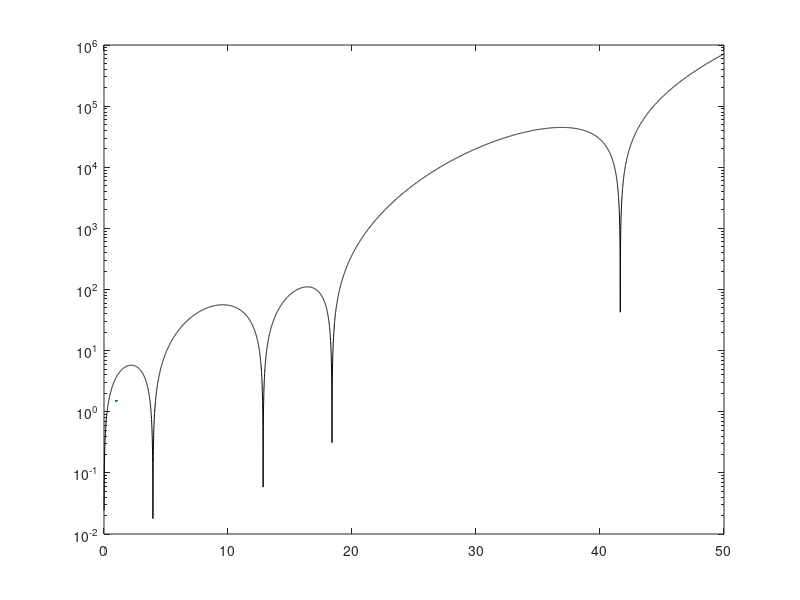

The MATLAB script that drew this image: (Note: this script raises an error after producing the figure.)
clear; close all;

%% Parameters
k = 100;
E = 1;
I = 1;
m = 1;
M = 1;
L = 1;
b = (E*I/m)^0.25;

%% 
w = linspace(0, 50, 8192);
dw = w*0;
for i=1:length(w)
    mu = sqrt(w(i))*L / (3*b);
    ka = k*b^3/(E*I*w(i)^1.5);

    A = [sin(2*mu) sinh(2*mu) -sin(mu) -sinh(mu) 0 0;
         cos(2*mu) cosh(2*mu) cos(mu) cosh(mu) 0 0;
         -sin(2*mu) sinh(2*mu) sin(mu) -sinh(mu) 0 0;
         cos(2*mu)+ka*sin(2*mu) -cosh(2*mu)+ka*sinh(2*mu) cos(mu) -cosh(mu) -ka 0;
         -sin(2*mu) -sinh(2*mu) 0 0 2-w(i)^2*M/k -1;
         0 0 0 0 -1 1-w(i)^2*M/k];
    
    dw(i) = det(A);
end

%% Plotting
figure
    semilogy(w, abs(dw), '-k', LineWidth=1.5)
    xlabel("$\omega$", Interpreter="latex")
    ylabel("$|\det(A)|$", Interpreter="latex")
    set(gca, Fontsize=20, Fontname="Times new roman")
    grid on
papersize = [540 360];
set(gcf, PaperUnits='points', Position=[100 100 papersize], ...
    PaperSize=papersize);
print -dpdf hw4_p3_detA.pdf -bestfit
